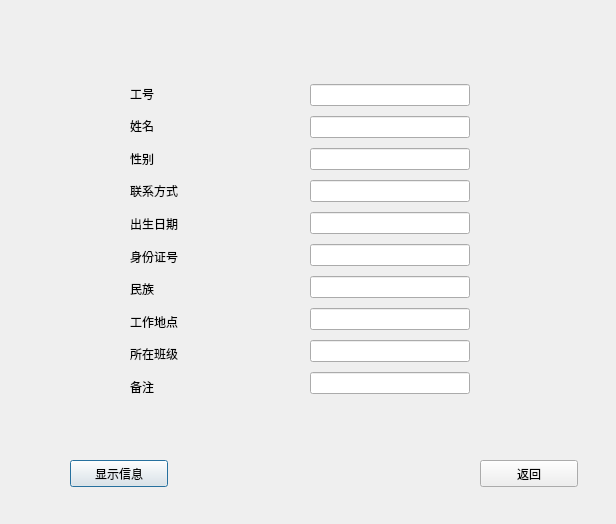
<?xml version="1.0" encoding="UTF-8"?>
<ui version="4.0">
 <class>teacher_sel</class>
 <widget class="QDialog" name="teacher_sel">
  <property name="geometry">
   <rect>
    <x>0</x>
    <y>0</y>
    <width>616</width>
    <height>524</height>
   </rect>
  </property>
  <property name="windowTitle">
   <string>Dialog</string>
  </property>
  <widget class="QPushButton" name="sel_buto">
   <property name="geometry">
    <rect>
     <x>70</x>
     <y>460</y>
     <width>98</width>
     <height>27</height>
    </rect>
   </property>
   <property name="text">
    <string>显示信息</string>
   </property>
  </widget>
  <widget class="QPushButton" name="ret">
   <property name="geometry">
    <rect>
     <x>480</x>
     <y>460</y>
     <width>98</width>
     <height>27</height>
    </rect>
   </property>
   <property name="text">
    <string>返回</string>
   </property>
  </widget>
  <widget class="QWidget" name="verticalLayoutWidget_2">
   <property name="geometry">
    <rect>
     <x>130</x>
     <y>80</y>
     <width>160</width>
     <height>320</height>
    </rect>
   </property>
   <layout class="QVBoxLayout" name="verticalLayout_2">
    <item>
     <widget class="QLabel" name="label_2">
      <property name="text">
       <string>工号</string>
      </property>
     </widget>
    </item>
    <item>
     <widget class="QLabel" name="label_3">
      <property name="text">
       <string>姓名</string>
      </property>
     </widget>
    </item>
    <item>
     <widget class="QLabel" name="label_4">
      <property name="text">
       <string>性别</string>
      </property>
     </widget>
    </item>
    <item>
     <widget class="QLabel" name="label_5">
      <property name="text">
       <string>联系方式</string>
      </property>
     </widget>
    </item>
    <item>
     <widget class="QLabel" name="label_7">
      <property name="text">
       <string>出生日期</string>
      </property>
     </widget>
    </item>
    <item>
     <widget class="QLabel" name="label_9">
      <property name="text">
       <string>身份证号</string>
      </property>
     </widget>
    </item>
    <item>
     <widget class="QLabel" name="label_10">
      <property name="text">
       <string>民族</string>
      </property>
     </widget>
    </item>
    <item>
     <widget class="QLabel" name="label_8">
      <property name="text">
       <string>工作地点</string>
      </property>
     </widget>
    </item>
    <item>
     <widget class="QLabel" name="label_11">
      <property name="text">
       <string>所在班级</string>
      </property>
     </widget>
    </item>
    <item>
     <widget class="QLabel" name="label_6">
      <property name="text">
       <string>备注</string>
      </property>
     </widget>
    </item>
   </layout>
  </widget>
  <widget class="QWidget" name="verticalLayoutWidget">
   <property name="geometry">
    <rect>
     <x>310</x>
     <y>80</y>
     <width>160</width>
     <height>326</height>
    </rect>
   </property>
   <layout class="QVBoxLayout" name="verticalLayout">
    <item>
     <widget class="QLineEdit" name="id"/>
    </item>
    <item>
     <widget class="QLineEdit" name="name"/>
    </item>
    <item>
     <widget class="QLineEdit" name="sex"/>
    </item>
    <item>
     <widget class="QLineEdit" name="phoneNum"/>
    </item>
    <item>
     <widget class="QLineEdit" name="birth"/>
    </item>
    <item>
     <widget class="QLineEdit" name="idNum"/>
    </item>
    <item>
     <widget class="QLineEdit" name="nation"/>
    </item>
    <item>
     <widget class="QLineEdit" name="work"/>
    </item>
    <item>
     <widget class="QLineEdit" name="class_2"/>
    </item>
    <item>
     <widget class="QLineEdit" name="remarks"/>
    </item>
   </layout>
  </widget>
 </widget>
 <resources/>
 <connections/>
</ui>
